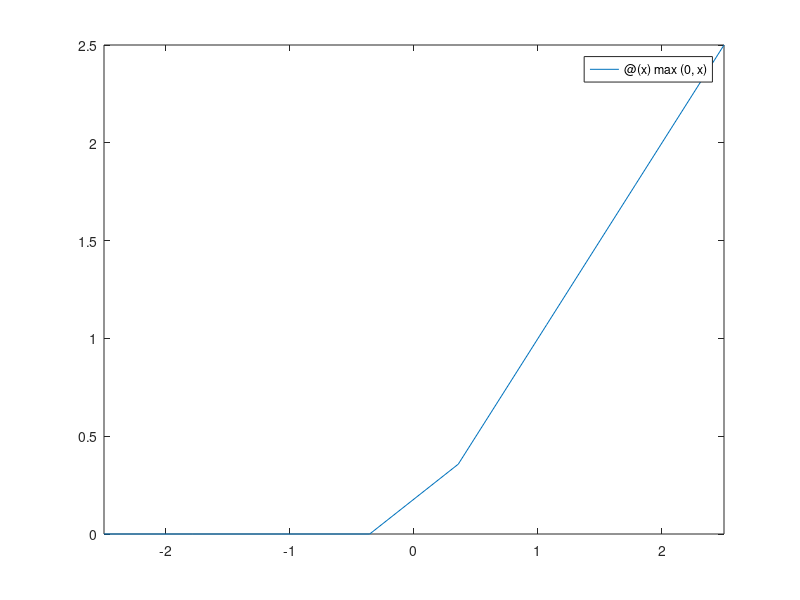

MATLAB code to generate this figure: (Note: this script raises an error after producing the figure.)
function [x] = activationFunc()



h1 = fplot(@(x) max(0,x), [-2.5 2.5]);
hold on
h2 = fplot(@(y) (1 / (1 + exp(-y))), [-2.5 2.5]);
hold on
h3 = fplot(@(z) log(1+exp(z)), [-2.5 2.5]);
set([h1 h2 h3],'LineWidth',2)

grid on
xlabel('x');
ylabel('z');
lg = legend({'ReLU','sigmoid','sofmax'},'Location','northwest');
lg.FontSize = 12;
end
